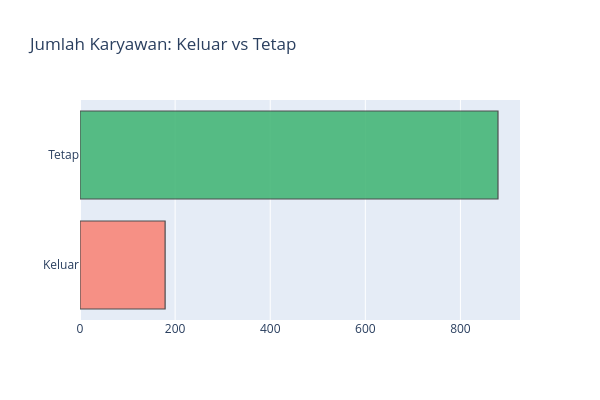
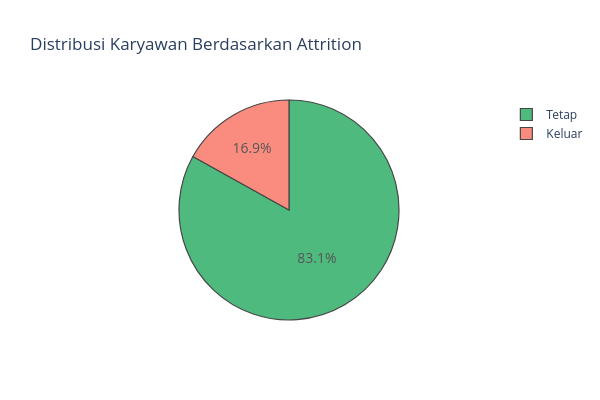

Notebook cell for these charts, in order:
### Code cell
# Memisahkan data menjadi dua kelompok: keluar (attrition) dan tetap bekerja
keluar = df[df['Attrition'] != 0]
tetap = df[df['Attrition'] == 0]

# ------------ CETAK STATISTIK -----------------------
# Menghitung jumlah total data, jumlah karyawan keluar, dan yang tetap
jumlah_total = len(df)
jumlah_keluar = len(keluar)
jumlah_tetap = len(tetap)

# Menghitung persentase masing-masing
persen_keluar = jumlah_keluar / jumlah_total * 100
persen_tetap = jumlah_tetap / jumlah_total * 100

# Menampilkan informasi jumlah dan persentase attrition
print(f"Karyawan Keluar     : {jumlah_keluar} ({persen_keluar:.2f}%)")
print(f"Karyawan Tetap      : {jumlah_tetap} ({persen_tetap:.2f}%)\n")


# ------------ BAR PLOT (Jumlah karyawan keluar vs tetap) -----------------------
bar_data = go.Bar(
    x=(jumlah_keluar, jumlah_tetap),                 # Jumlah masing-masing kategori
    y=['Keluar', 'Tetap'],                           # Label untuk sumbu Y
    orientation='h',                                 # Batang horizontal
    opacity=0.85,
    marker=dict(
        color=['salmon', 'mediumseagreen'],          # Warna batang diubah
        line=dict(color='#333333', width=1.2)        # Garis tepi lebih halus
    )
)

bar_layout = go.Layout(title='Jumlah Karyawan: Keluar vs Tetap')
fig = go.Figure(data=[bar_data], layout=bar_layout)
atur_ukuran_plot(fig)  # Gunakan fungsi yang sudah dimodifikasi sebelumnya
fig.show()


# ------------ PIE CHART (Distribusi attrition) -------------------
pie_data = go.Pie(
    labels=['Tetap', 'Keluar'],
    values=[jumlah_tetap, jumlah_keluar],
    textfont=dict(size=14),
    opacity=0.9,
    marker=dict(
        colors=['mediumseagreen', 'salmon'],         # Warna diubah agar beda dari versi awal
        line=dict(color='#333333', width=1.2)
    )
)

pie_layout = go.Layout(title='Distribusi Karyawan Berdasarkan Attrition')
fig = go.Figure(data=[pie_data], layout=pie_layout)
atur_ukuran_plot(fig)
fig.show()

### Figure 1 — Plotly figure (JSON) as saved in the notebook; plotly's stock layout.template omitted (floating-point values rounded to 4 significant figures)
{"data": [{"marker": {"color": ["salmon", "mediumseagreen"], "line": {"color": "#333333", "width": 1.2}}, "opacity": 0.85, "orientation": "h", "type": "bar", "x": [179, 879], "y": ["Keluar", "Tetap"]}], "layout": {"height": 400, "title": {"text": "Jumlah Karyawan: Keluar vs Tetap"}, "width": 600}}

### Figure 2 — Plotly figure (JSON) as saved in the notebook; plotly's stock layout.template omitted (floating-point values rounded to 4 significant figures)
{"data": [{"labels": ["Tetap", "Keluar"], "marker": {"colors": ["mediumseagreen", "salmon"], "line": {"color": "#333333", "width": 1.2}}, "opacity": 0.9, "textfont": {"size": 14}, "type": "pie", "values": [879, 179]}], "layout": {"height": 400, "title": {"text": "Distribusi Karyawan Berdasarkan Attrition"}, "width": 600}}
